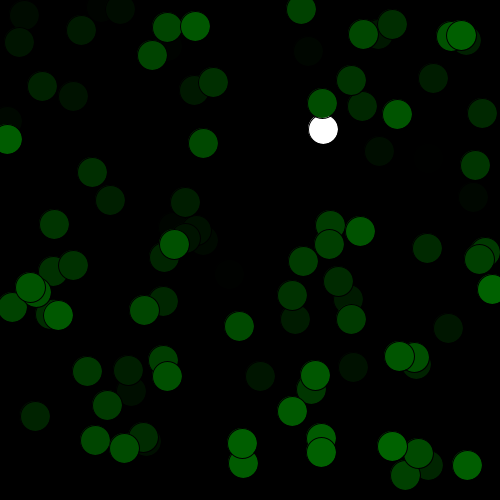
Frame 1 (no input)
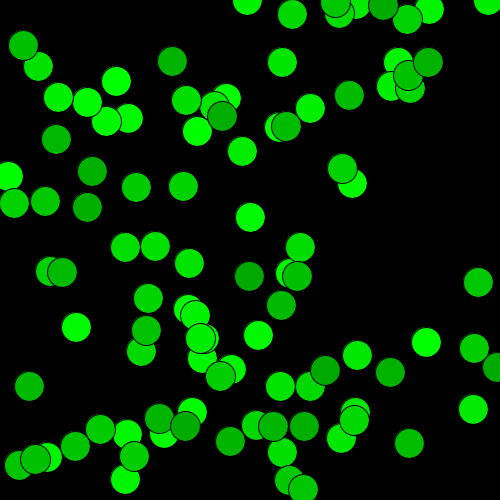
Frame 60 (the mouse pressed at the canvas centre just before this capture)
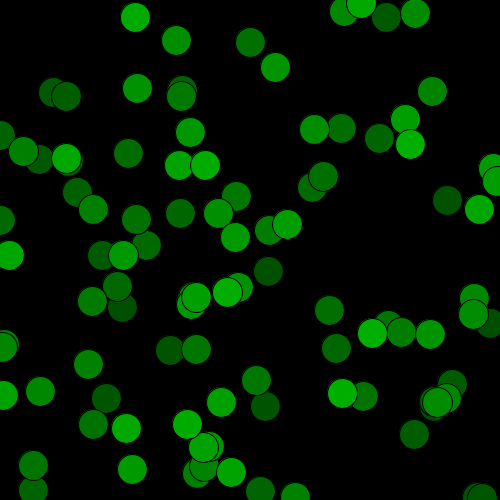
Frame 120 (the mouse held since frame 60 and released just before this capture)

The Processing sketch that drew these frames (run headless with seeded random() and noise(); from frame 60 on, the mouse is pressed at the canvas centre):

// Processing sketch: processing_76087
// ── processing_76087.pde

//Hundred Random Circles ,Aidan F, Computer Programing 1, Mr. Simon

int r = 0;
int g = 0;
int gchange = 1;
int b = 0;

void setup()
{
  size(500, 500);
  frameRate(10);
}
void draw()
{  
  background(0);
  int i = 1;
  while (i<=100)
  {
    ellipse(int(random(500)), int(random(500)), 30, 30);
    i++;
    fill(r, g, b);
    g = g + gchange;
    if (g > 255)
    {
      gchange = -1;
    }
    if (g < 0)
    { 
      gchange = 1;
    }
  }
}
